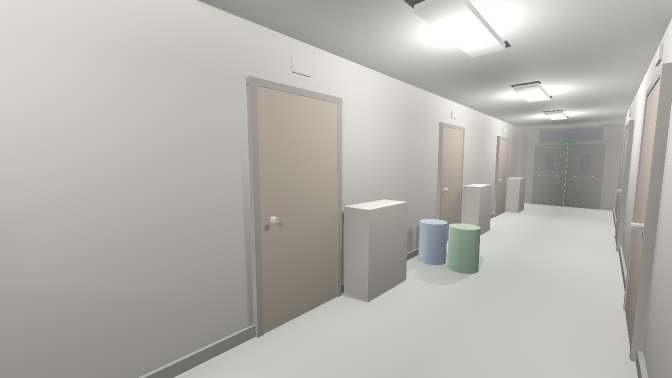
#> input picture tools/look/guides/corridor_b_clay.png, 1344 x 756 px, given in place of corridor_clay.png, which was not available (shown at 1/2 size)
$ python make_guides.py guides guides/corridor_b_depth.png
#> lines starting #> are read from the running program, lines starting #| are printed output that depends on the picture; after the words box and inside, x2 and y2 are one past the last pixel; in counts of white or black regions, pixels touching at a corner belong together
#> in main, c is the input picture: PIL image 1344x756 RGB; mean R, G, B 179.7, 178.4, 172.4
"""look_spaces.gd 결과(clay·depth·normal) → ComfyUI ControlNet 입력 그림으로 정리한다.

python tools/look/make_guides.py 렌더폴더 tools/look/guides
- depth.png : 깊이를 그림마다 1~99% 범위로 늘림 (가까울수록 흰색)
- lines.png : 깊이가 크게 튀는 곳 + 면 방향이 바뀌는 곳 = 흰 선 / 검은 바탕 (ControlNet canny·lineart 입력)
- clay.png  : 그대로 복사 (사람이 보는 구도 확인용, img2img 바탕으로도 씀)
- guides_sheet.jpg : 4곳 × 3종 한 장
"""
import sys
from pathlib import Path

import numpy as np
from PIL import Image, ImageFilter

SPACES = ["corridor", "corridor_b", "room", "room_b", "office", "stairs", "laundry", "lounge"]


def depth(p: Path) -> Image.Image:
	a = np.asarray(Image.open(p).convert("L"), np.float32)
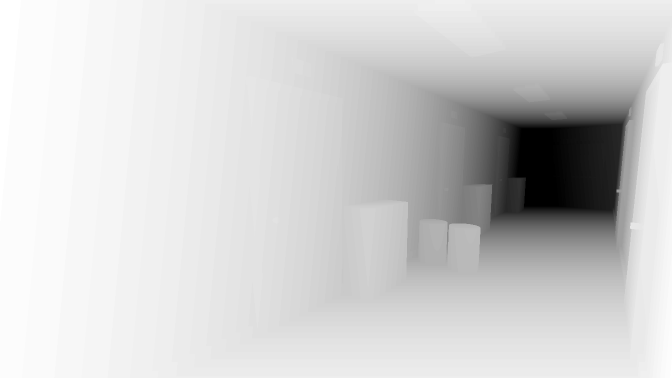
#> input picture tools/look/guides/corridor_b_depth.png, 1344 x 756 px, given in place of corridor_depth.png, which was not available (shown at 1/2 size)
	lo, hi = np.percentile(a, 1), np.percentile(a, 99.5)
#> lo = 0; hi = 255
	a = np.clip((a - lo) / max(hi - lo, 1), 0, 1)
	return Image.fromarray((a * 255).astype(np.uint8))
#> returned value is the input picture: PIL image 1344x756 L; min 0, max 255, mean 208.9


def lines(dp: Path, np_: Path) -> Image.Image:
	d = np.asarray(Image.open(dp).convert("L"), np.float32) / 255.0
	n = np.asarray(Image.open(np_).convert("RGB"), np.float32) / 255.0
	def grad(x: np.ndarray) -> np.ndarray:
		gx = np.abs(np.diff(x, axis=1, append=x[:, -1:]))
		gy = np.abs(np.diff(x, axis=0, append=x[-1:, :]))
		return np.maximum(gx, gy)
#> returned value: shape (756, 1344) float32
	gd = grad(d) / np.maximum(d, 0.05)  # 먼 곳도 같은 비율로
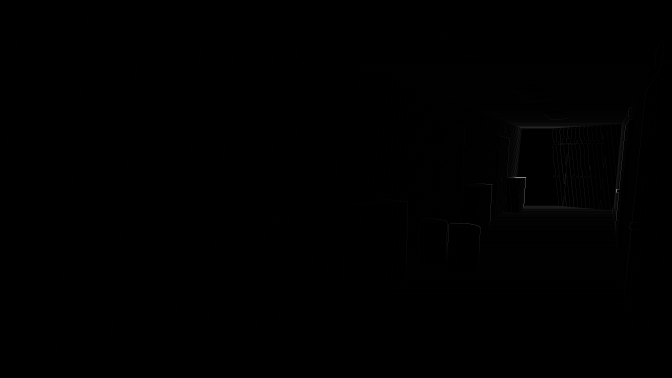
#> gd: shape (756, 1344) float32 (shown at 1/2 size); min 0, max 2.56, mean 0.00372; drawn with min black and max white
	gn = sum(grad(n[..., c]) for c in range(3))
	e = ((gd > 0.04) | (gn > 0.18)).astype(np.uint8) * 255
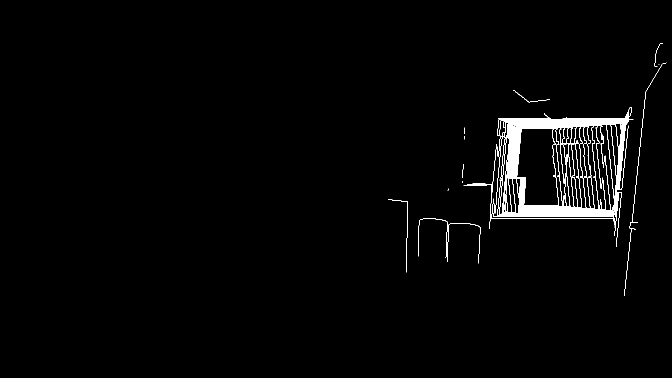
#> e: shape (756, 1344) (shown at 1/2 size); 1.7% white; 13 white regions (5 under 20 px), largest, box (x1, y1, x2, y2) and area: (927, 214, 1267, 494) 15855, (1248, 125, 1333, 592) 500, (894, 446, 961, 527) 218
	img = Image.fromarray(e).filter(ImageFilter.MaxFilter(3))
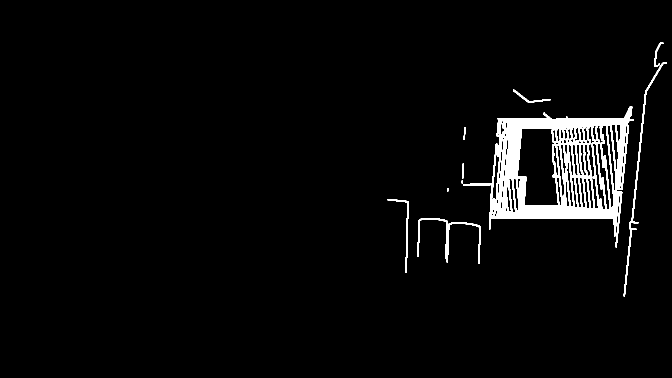
#> img: PIL image 1344x756 L (shown at 1/2 size); 3.4% white; 11 white regions (1 under 20 px), largest, box (x1, y1, x2, y2) and area: (926, 213, 1268, 495) 30167, (1247, 124, 1334, 593) 1664, (835, 436, 962, 528) 1299
	return img


def main() -> None:
	src, out = Path(sys.argv[1]), Path(sys.argv[2])
	out.mkdir(parents=True, exist_ok=True)
	tiles = []
	for sp in SPACES:
		c = Image.open(src / f"{sp}_clay.png").convert("RGB")
		c.save(out / f"{sp}_clay.png")
		dimg = depth(src / f"{sp}_depth.png")
		dimg.save(out / f"{sp}_depth.png")
		limg = lines(src / f"{sp}_depth.png", src / f"{sp}_normal.png")
		limg.save(out / f"{sp}_lines.png")
		tiles.append([c, dimg.convert("RGB"), limg.convert("RGB")])
	w, h = 448, 256
	sheet = Image.new("RGB", (3 * w, len(tiles) * h))
	for i, row in enumerate(tiles):
		for j, im in enumerate(row):
			sheet.paste(im.resize((w, h)), (j * w, i * h))
	sheet.save(out / "guides_sheet.jpg", quality=85)
	print("ok", out)


if __name__ == "__main__":
#> (the run stopped early here; a loop or call above may not have finished)
